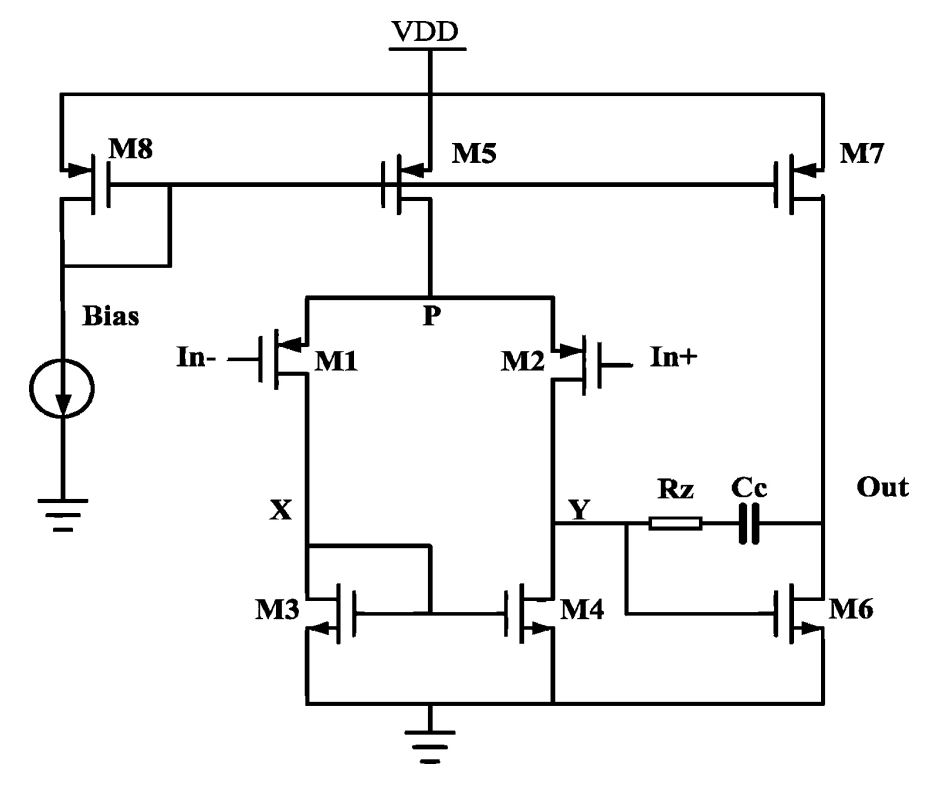
#> input picture test/1.jpg, 937 x 788 px, found by its file name
$ python classify.py
#> lines starting #> are read from the running program, lines starting #| are printed output that depends on the picture; after the words box and inside, x2 and y2 are one past the last pixel; in counts of white or black regions, pixels touching at a corner belong together
import cv2
import os


def classify(xml_path, image):
    if not os.path.exists(xml_path):
        print(xml_path, ' does not exist ...')
        return False, None
    feature = cv2.CascadeClassifier(xml_path)
    image = binarization(image)
    target = feature.detectMultiScale(image)
    if len(target) != 0:
        return True, target
    else:
        return False, None


def load_image(path):
    image = cv2.imread(path)
#> image is the input picture: shape (788, 937, 3); min 0, max 255, mean 241.8
    return image


def clear_pixel(image, x, y, w, h):
    width = image.shape[0]
    height = image.shape[1]
    if x > height or x + w > height or y > width or y + h > width:
        print('The parameters beyond the shape of image.')
        return False, None
    else:
        for i in range(y, y + h):
            for j in range(x, x + w):
                image[i][j] = 255
    return True, image


def draw_rectangle(image, results):
    if len(results) != 0:
        image = binarization(image)
        for element in results:
            for x, y, w, h in element:
                cv2.rectangle(image, (x, y), (x + w, y + h), (0, 0, 0), 2)
    return image


def binarization(image):
    gauss = cv2.GaussianBlur(image, (3, 3), 0)
    gray_image = cv2.cvtColor(gauss, cv2.COLOR_BGR2GRAY)
    _, binary = cv2.threshold(gray_image, 0, 255, cv2.THRESH_OTSU)
    return binary


def classfy_all():
    image_path = '/home/haolimin/github/schematic_recog/test/1.jpg' #2.jpg无字母
    # [4 lines of commented-out code are left out]
    resistor_xml = '/home/haolimin/github/schematic_recog/data/resistor/xml/cascade.xml'
    #xmls = [mos_xml, ground_xml, capacitor_xml, source_xml, resistor_xml]
    xmls = [resistor_xml]

    original_image = load_image(image_path)
    results = []
    for index, feature in enumerate(xmls):
        ret, feature = classify(xmls[index], original_image)
        print(ret)
        if ret:
            results.append(feature)
#> this loop made 1 pass
#> ret on pass 1: False
#| False
#> pass 1, in binarization, `_, binary = cv2.threshold(gray_image, 0, 255, cv2.THRESH_OTSU)`:
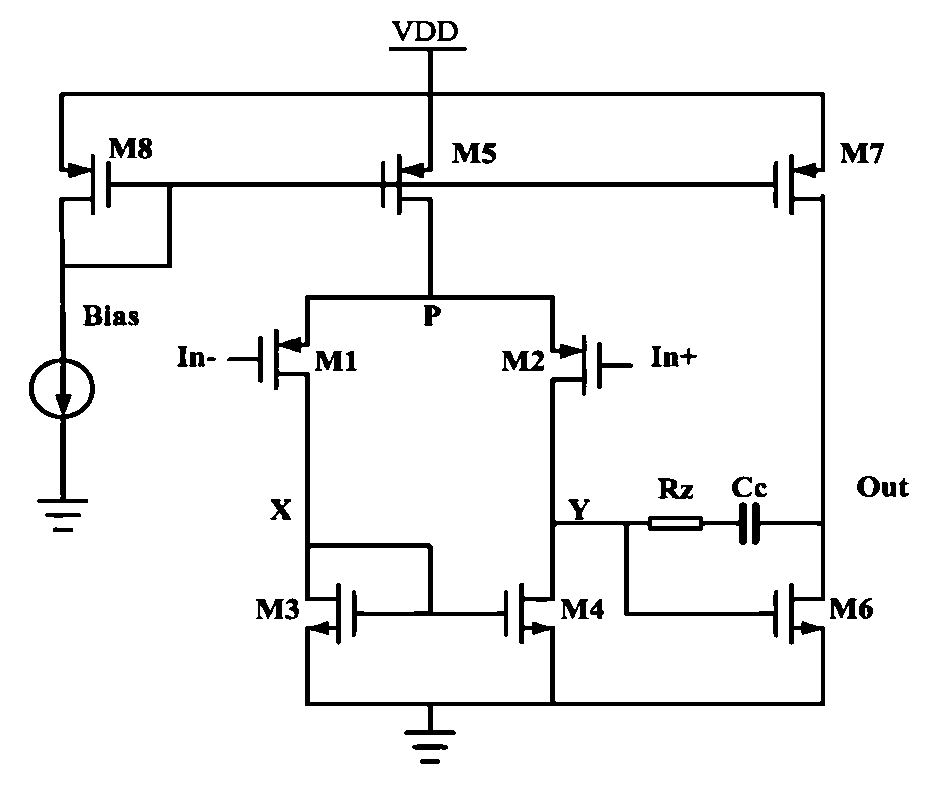
#> binary: shape (788, 937); 94.4% white; 43 black regions, largest, box (x1, y1, x2, y2) and area: (29, 47, 825, 735) 31975, (502, 350, 544, 371) 484, (658, 478, 693, 499) 397
#> after the loop, results = []
    return original_image, results


def main():
    image, results = classfy_all()
#> results = []
    print(len(results))
#| 0
    image = draw_rectangle(image, results)
    cv2.imshow('image', image)
    cv2.waitKey(0)


if __name__ == '__main__':
    main()

$ run again, with test/3.jpg copied over test/1.jpg
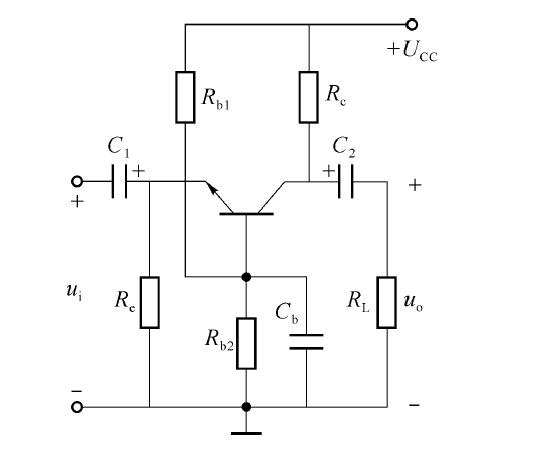
#> input picture test/3.jpg, 548 x 449 px, found by its file name
#> in load_image, image is the input picture: shape (449, 548, 3); min 0, max 255, mean 248.9
#> the loop in classfy_all, `for index, feature in enumerate(xmls):` made 1 pass
#> ret on pass 1: False
#> (printed output is left out)
#> pass 1, in binarization, `gauss = cv2.GaussianBlur(image, (3, 3), 0)`:
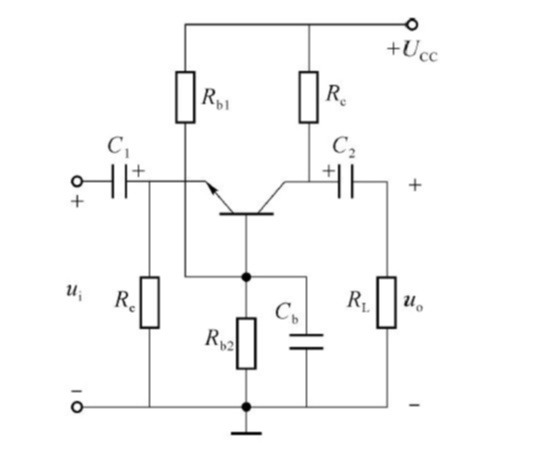
#> gauss: shape (449, 548, 3); min 1, max 255, mean 248.9
#> pass 1, in binarization, `_, binary = cv2.threshold(gray_image, 0, 255, cv2.THRESH_OTSU)`:
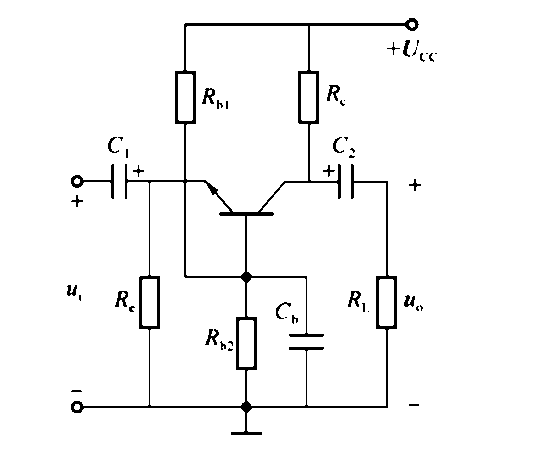
#> binary: shape (449, 548); 96.5% white; 46 black regions (20 under 20 px), largest, box (x1, y1, x2, y2) and area: (71, 18, 419, 435) 6769, (71, 164, 114, 199) 260, (115, 291, 128, 307) 108
#> after the loop in classfy_all, `for index, feature in enumerate(xmls):`: results = []
#| 0

$ run again, with test/4.jpg copied over test/1.jpg
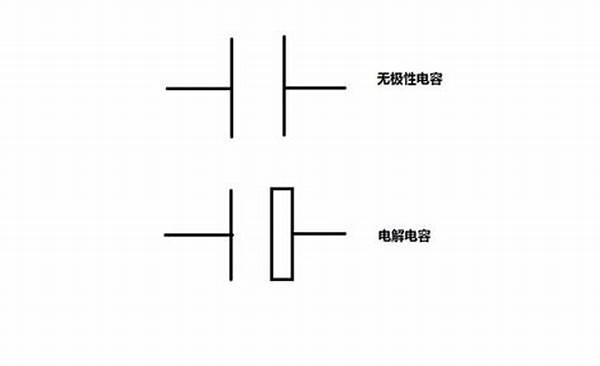
#> input picture test/4.jpg, 600 x 366 px, found by its file name
#> in load_image, image is the input picture: shape (366, 600, 3); mean B, G, R 249.9, 249.9, 249.9
#> the loop in classfy_all, `for index, feature in enumerate(xmls):` made 1 pass
#> ret on pass 1: False
#> (printed output is left out)
#> pass 1, in binarization, `_, binary = cv2.threshold(gray_image, 0, 255, cv2.THRESH_OTSU)`:
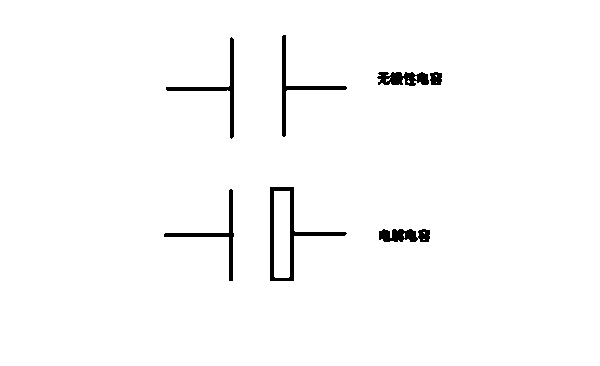
#> binary: shape (366, 600); 98.1% white; 7 black regions, largest, box (x1, y1, x2, y2) and area: (270, 187, 347, 281) 1075, (166, 37, 234, 139) 655, (282, 35, 347, 137) 648
#> after the loop in classfy_all, `for index, feature in enumerate(xmls):`: results = []
#| 0
